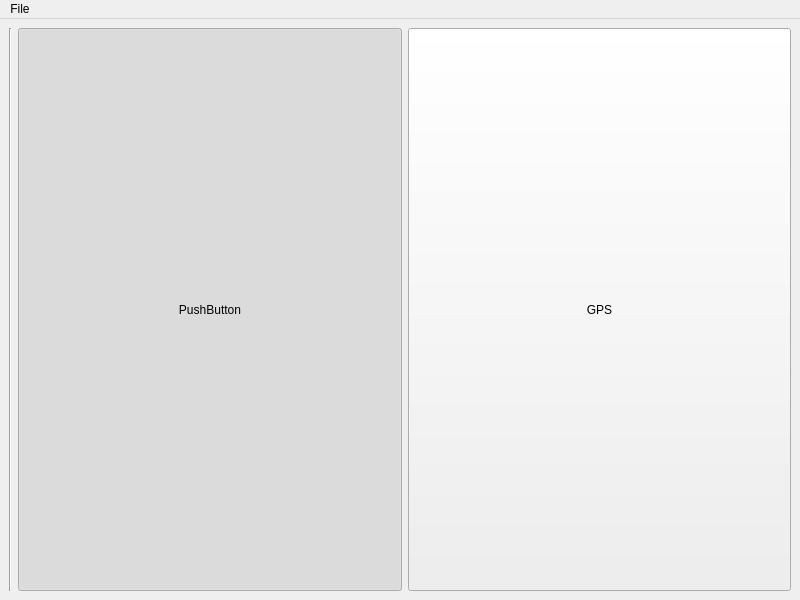
<?xml version="1.0" encoding="UTF-8"?>
<ui version="4.0">
 <class>MainWindow</class>
 <widget class="QMainWindow" name="MainWindow">
  <property name="geometry">
   <rect>
    <x>0</x>
    <y>0</y>
    <width>800</width>
    <height>600</height>
   </rect>
  </property>
  <property name="windowTitle">
   <string>MainWindow</string>
  </property>
  <widget class="QWidget" name="centralwidget">
   <layout class="QHBoxLayout" name="horizontalLayout_2">
    <item>
     <layout class="QHBoxLayout" name="layout">
      <item>
       <layout class="QVBoxLayout" name="sidebar_space"/>
      </item>
      <item>
       <widget class="Line" name="divider">
        <property name="orientation">
         <enum>Qt::Vertical</enum>
        </property>
       </widget>
      </item>
      <item>
       <layout class="QVBoxLayout" name="right_layout">
        <item>
         <layout class="QHBoxLayout" name="horizontalLayout">
          <item>
           <widget class="QPushButton" name="image_tab">
            <property name="sizePolicy">
             <sizepolicy hsizetype="Expanding" vsizetype="MinimumExpanding">
              <horstretch>0</horstretch>
              <verstretch>0</verstretch>
             </sizepolicy>
            </property>
            <property name="text">
             <string>PushButton</string>
            </property>
            <property name="checkable">
             <bool>true</bool>
            </property>
            <property name="checked">
             <bool>true</bool>
            </property>
           </widget>
          </item>
          <item>
           <widget class="QPushButton" name="gps_tab">
            <property name="sizePolicy">
             <sizepolicy hsizetype="Expanding" vsizetype="MinimumExpanding">
              <horstretch>0</horstretch>
              <verstretch>0</verstretch>
             </sizepolicy>
            </property>
            <property name="text">
             <string>GPS</string>
            </property>
            <property name="checkable">
             <bool>true</bool>
            </property>
           </widget>
          </item>
         </layout>
        </item>
        <item>
         <layout class="QHBoxLayout" name="display_space"/>
        </item>
       </layout>
      </item>
     </layout>
    </item>
   </layout>
  </widget>
  <widget class="QMenuBar" name="menubar">
   <property name="geometry">
    <rect>
     <x>0</x>
     <y>0</y>
     <width>800</width>
     <height>25</height>
    </rect>
   </property>
   <widget class="QMenu" name="menuOptions">
    <property name="title">
     <string>File</string>
    </property>
    <addaction name="actionSpecify_Domain"/>
    <addaction name="actionSpecify_Filepaths"/>
    <addaction name="separator"/>
    <addaction name="actionManually_Select_Images"/>
    <addaction name="actionManually_Select_GPS_Data"/>
   </widget>
   <addaction name="menuOptions"/>
  </widget>
  <action name="actionSpecify_Domain">
   <property name="text">
    <string>Specify Domain</string>
   </property>
  </action>
  <action name="actionSpecify_Filepaths">
   <property name="text">
    <string>Specify Filepaths</string>
   </property>
  </action>
  <action name="actionManually_Select_Images">
   <property name="text">
    <string>Manually Select Images</string>
   </property>
  </action>
  <action name="actionManually_Select_GPS_Data">
   <property name="text">
    <string>Manually Select GPS Data</string>
   </property>
  </action>
 </widget>
 <resources/>
 <connections/>
</ui>
